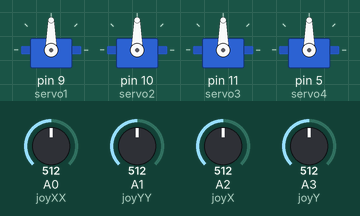
Recording of a sketch running on a simulated Arduino Uno, built with avr-gcc and run on an emulated ATmega328P. Parts: 4 × servo. The inputs (shaded band) are chosen by the test bench; at power-on: A0 (joyXX) = 512, A1 (joyYY) = 512, A2 (joyX) = 512, A3 (joyY) = 512.

Above: at 1.2 s.
1.3 s: A0 (joyXX) set to 716
At 2.5 s:
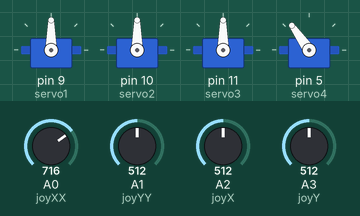
2.8 s: A1 (joyYY) set to 716
At 3.2 s:
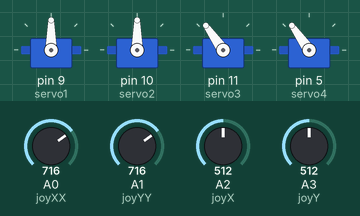
4.3 s: A2 (joyX) set to 716
At 5.5 s:
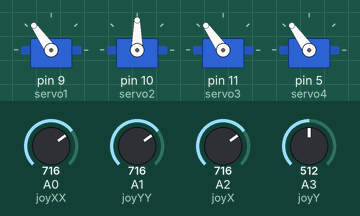
5.8 s: A3 (joyY) set to 716
At 6.1 s:
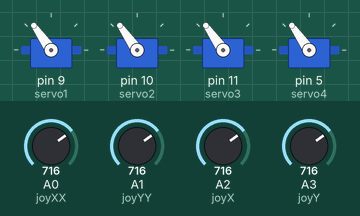
7.3 s: A0 (joyXX) set to 992
At 8.5 s:
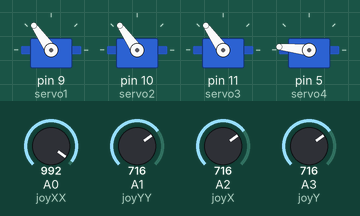
8.8 s: A1 (joyYY) set to 992
At 10.2 s:
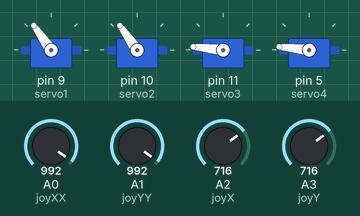
Timing chart, 0 to 11.3 s (numbered marks = the images above; inputs shaded):
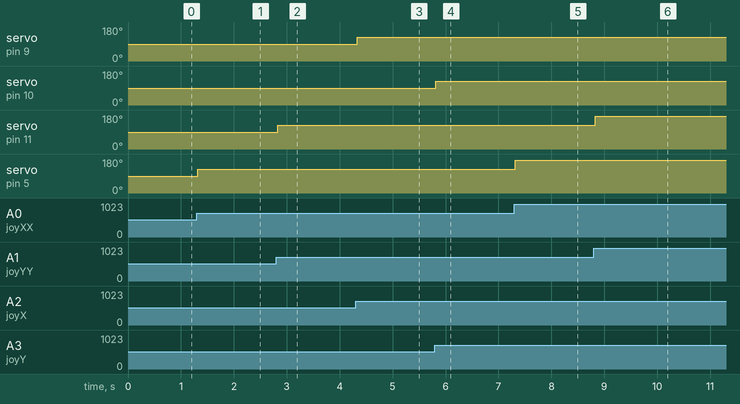

Measured:
- after the input at 1.3 s, servo on pin 5 (servo4): 90° → 125° at once
- after the input at 2.8 s, servo on pin 11 (servo3): 90° → 125° at once
- after the input at 4.3 s, servo on pin 9 (servo1): 90° → 125° at once
- after the input at 5.8 s, servo on pin 10 (servo2): 90° → 125° at once
- after the input at 7.3 s, servo on pin 5 (servo4): 125° → 174° at once
- after the input at 8.8 s, servo on pin 11 (servo3): 125° → 174° at once

The sketch:

final_.ino
```cpp
//add the servo libary
#include <Servo.h>

//define our servos
Servo servo1;
Servo servo2;
Servo servo3;
Servo servo4;
//define joystick pins (Analog)
int joyX = 2;
int joyY = 3;
int joyXX = 0;
int joyYY = 1;

//variable to read the values from the analog pins
int joyVal;
void setup ()
{
  //attaches our servos on pins PWM 3-5
  servo1.attach(9);
  servo2.attach(10);
  servo3.attach(11);
  servo4.attach(5);

}

void loop ()
{
  //read the value of joystick (betwen 0-1023)
  joyVal = analogRead(joyX);
  joyVal = map(joyVal, 0, 1023, 0, 180); //servo value betven 0-180
  servo1.write(joyVal); //set the servo position acording to the joystick value

  joyVal = analogRead(joyY);
  joyVal = map (joyVal, 0, 1023, 0, 180);
  servo2.write(joyVal);
  delay(15);
   //read the value of joystick (betwen 0-1023)
  joyVal = analogRead(joyXX);
  joyVal = map(joyVal, 0, 1023, 0, 180); //servo value betven 0-180
  servo4.write(joyVal); //set the servo position acording to the joystick value

  joyVal = analogRead(joyYY);
  joyVal = map (joyVal, 0, 1023, 0, 180);
  servo3.write(joyVal);
  delay(15);

}
```
